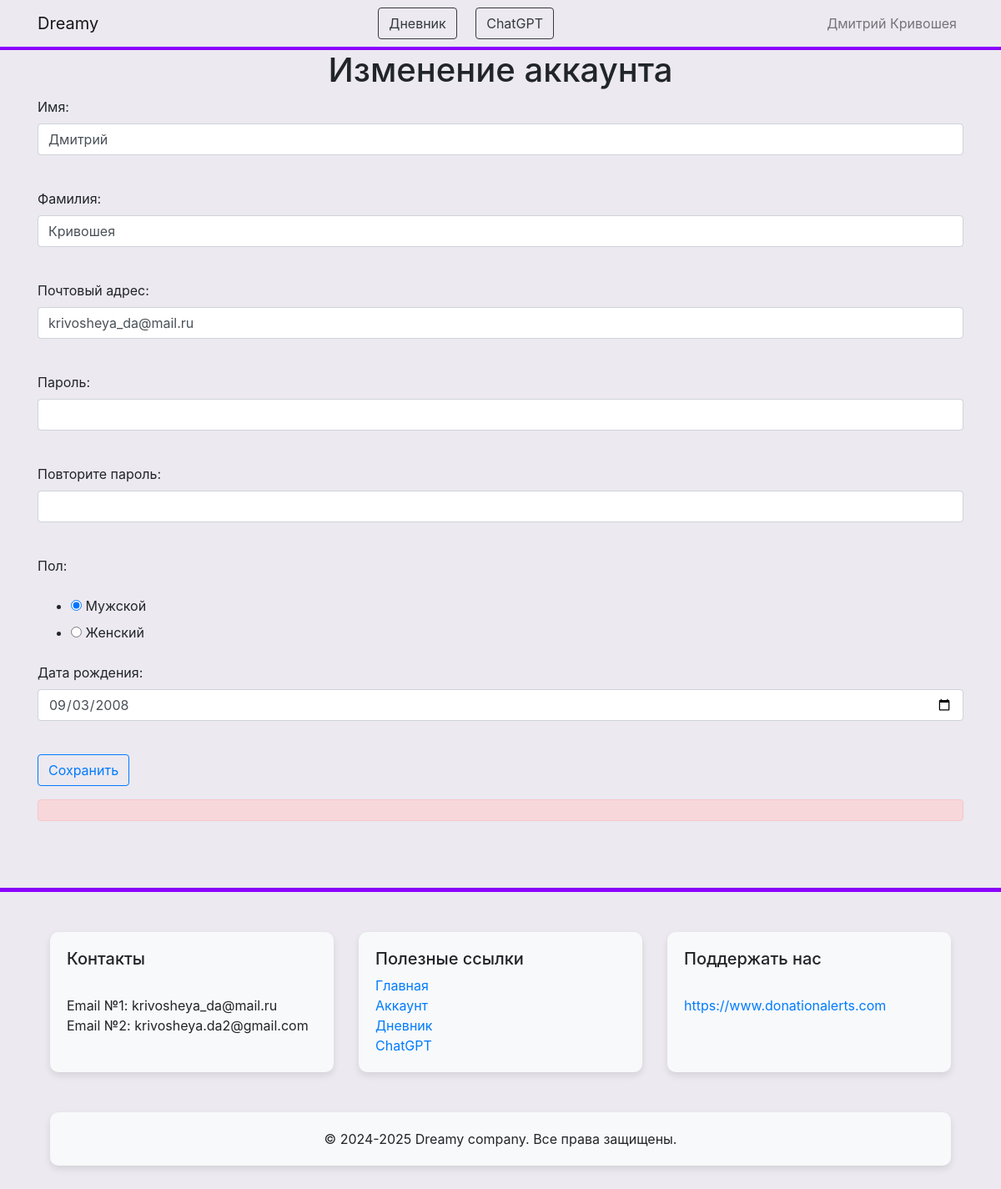
Page /account/edit (signed in) on the committed database.
### data/user.py (models this page shows)
class User(SqlAlchemyBase, UserMixin, SerializerMixin):
    __tablename__ = 'user'
    id = sqlalchemy.Column(sqlalchemy.Integer, primary_key=True, autoincrement=True)
    uuid = sqlalchemy.Column(UUID(as_uuid=True), default=uuid.uuid4)
    def get_login_data(self, db_sess=None):
        if not db_sess:
            db_sess = db_session.create_session()
        user_login_data = db_sess.query(UserLoginData).get(self.uuid)
        return user_login_data
    def get_data(self, db_sess=None):
        if not db_sess:
            db_sess = db_session.create_session()
        user_data = db_sess.query(UserData).get(self.uuid)
        return user_data

### data/user_data.py (models this page shows)
class UserData(SqlAlchemyBase, SerializerMixin):
    __tablename__ = "user_data"
    uuid = sqlalchemy.Column(UUID(as_uuid=True), default=uuid.uuid4, primary_key=True)
    first_name = sqlalchemy.Column(sqlalchemy.String)
    last_name = sqlalchemy.Column(sqlalchemy.String)
    email = sqlalchemy.Column(sqlalchemy.String)
    gender = sqlalchemy.Column(sqlalchemy.String)
    date_of_birthday = sqlalchemy.Column(sqlalchemy.Date)
    is_admin = sqlalchemy.Column(sqlalchemy.Boolean, default=False)
    is_boss = sqlalchemy.Column(sqlalchemy.Boolean, default=False)
    date_of_creation = sqlalchemy.Column(sqlalchemy.DateTime, default=datetime.datetime.now)

### data/user_login_data.py (models this page shows, shortened)
class UserLoginData(SqlAlchemyBase, SerializerMixin):
    __tablename__ = "user_password_data"
    uuid = sqlalchemy.Column(UUID(as_uuid=True), default=uuid.uuid4, primary_key=True)
    email = sqlalchemy.Column(sqlalchemy.String)
    password = sqlalchemy.Column(sqlalchemy.String)

### main.py (the view, shortened to what this page needs)
@app.route('/account/edit', methods=['GET', 'POST'])
@login_required
def edit_account():
    form = EditForm()
    if request.method == "GET":
        form.first_name.data = current_user.get_data().first_name
        form.last_name.data = current_user.get_data().last_name
        form.email.data = current_user.get_data().email
        form.password.data = current_user.get_login_data().password
        form.password_again.data = current_user.get_login_data().password
        form.gender.data = current_user.get_data().gender
        form.date_of_birthday.data = current_user.get_data().date_of_birthday
    return render_template('edit.html', title='Изменение аккаунта', form=form)

### forms/edit.py
class EditForm(FlaskForm):
    first_name = StringField('Имя:', validators=[DataRequired()])
    last_name = StringField('Фамилия:', validators=[DataRequired()])
    email = EmailField('Почтовый адрес:', validators=[DataRequired()])
    password = PasswordField('Пароль:', validators=[DataRequired()])
    password_again = PasswordField('Повторите пароль:', validators=[DataRequired()])
    gender = RadioField("Пол:", choices=[("male", "Мужской"), ("female", "Женский")], validators=[DataRequired()])
    date_of_birthday = DateField('Дата рождения:', validators=[DataRequired()])
    submit = SubmitField('Сохранить')

### data/db_session.py (called while the page is built)
def create_session() -> Session:
    global __factory
    return __factory()

### main.py (called while the page is built)
@login_manager.user_loader
def load_user(user_id):
    db_sess = db_session.create_session()
    user = db_sess.query(User).get(user_id)
    return user

### templates/edit.html (shortened to what this page needs)
{% extends "base.html" %}
{% block content %}
<link rel="stylesheet" href="{{ url_for('static', filename='css/base.css') }}">
<div class="container">
    <h1 align="center">Изменение аккаунта</h1>
    <form action="" method="post">
        <p>
            {{ form.first_name.label }}<br>
            {{ form.first_name(class="form-control") }}<br>
        </p>
        <p>
            {{ form.last_name.label }}<br>
            {{ form.last_name(class="form-control") }}<br>
        </p>
        <p>
            {{ form.email.label }}<br>
            {{ form.email(class="form-control", type="email") }}<br>
        </p>
        <p>
            {{ form.password.label }}<br>
            {{ form.password(class="form-control", type="password") }}<br>
        </p>
        <p>
            {{ form.password_again.label }}<br>
            {{ form.password_again(class="form-control", type="password") }}<br>
        </p>
        <p>
            {{ form.gender.label }}<br>
            {{ form.gender(type="radio") }}
        </p>
        <p>
            {{ form.date_of_birthday.label }}<br>
            {{ form.date_of_birthday(class="form-control") }}<br>
        </p>
        <p>{{ form.submit(type="submit", class="btn btn-outline-primary") }}</p>
        <p class="alert alert-danger">{{message}}</p>
    </form>
</div>
{% endblock %}

### templates/base.html (shortened to what this page needs)
<!DOCTYPE html>
<html lang="en" xmlns="http://www.w3.org/1999/html">
<head>
    <link rel="stylesheet" href="{{ url_for('static', filename='css/base.css') }}">
    <link rel="stylesheet" href="{{ url_for('static', filename='css/account.css') }}">
    <link rel="stylesheet" href="https://stackpath.bootstrapcdn.com/bootstrap/4.5.2/css/bootstrap.min.css">
</head>
<body>
    <nav class="navbar navbar-expand-lg navbar-light">
        <div class="container">
            <a class="navbar-brand" href="/">Dreamy</a>
            <p class="navbar-nav ml-auto">
                <a class="btn btn btn-outline-dark btn-animated ml-auto" href="/diary_start">Дневник</a>
                <a class="btn btn btn-outline-dark btn-animated ml-auto" href="/chat_gpt">ChatGPT</a>
            </p>
            {% if current_user.is_authenticated %}
                <div class="navbar-nav ml-auto">
                    <div class="nav-item">
                        <a class="nav-link custom-account-btn" href="/account">{{ current_user.get_data().first_name }} {{ current_user.get_data().last_name }}</a>
                    </div>
                </div>
            {% else %}
                <p class="navbar-nav ml-auto">
                    <a class="btn btn btn-outline-dark btn-animated" href="/register">Зарегистрироваться</a>
                    <a class="btn btn btn-outline-dark btn-animated" href="/login">Войти</a>
                </p>
            {% endif %}
        </div>
    </nav>
    {% block content %}{% endblock %}
</body>
<footer class="footer py-5">
	<hr color="#8b00ff" style="height: 4px">
    <div class="container">
		<div class="container mt-5">
			<div class="row">
				<div class="col-md-4">
					<div class="custom-container">
						<div style="width: 400px;">
							<h5>Контакты</h5>
							<br>
                			<a>Email №1: krivosheya_da@mail.ru</a>
							<br>
							<a>Email №2: krivosheya.da2@gmail.com</a>
							<br>
                            <br>
						</div>
					</div>
				</div>
				<div class="col-md-4">
					<div class="custom-container">
						<div style="width: 400px;">
							<h5>Полезные ссылки</h5>
							<a href="/">Главная</a>
							<br>
							<a href="/account">Аккаунт</a>
							<br>
							<a href="/diary_start">Дневник</a>
                            <br>
							<a href="/chat_gpt">ChatGPT</a>
						</div>
					</div>
				</div>
				<div class="col-md-4">
					<div class="custom-container">
						<div style="width: 400px;">
							<h5>Поддержать нас</h5>
							<br>
                			<a href="https://www.donationalerts.com/r/dima123kr">https://www.donationalerts.com</a>
                            <br>
							<br>
							<br>
						</div>
					</div>
				</div>
			</div>
		</div>
        <div class="container mt-5">
			<div class="row">
				<div class="col-md-12">
					<div class="custom-container">
						<center>
							<a>&copy; 2024-2025 Dreamy company. Все права защищены.</a>
						</center>
					</div>
				</div>
			</div>
		</div>
    </div>
</footer>

### static/css/base.css (style rules this page uses)
.navbar { border-width: 2px; border-bottom: 4px #8b00ff solid; background-color: #ece9f0; }
body { background: #ece9f0; }

### static/css/account.css (style rules this page uses)
.custom-container { padding: 20px; background-color: #f8f9fa; border-radius: 10px; box-shadow: 0 4px 8px rgba(0, 0, 0, 0.1); margin-top: 0; }

### rows in the picture
User: get_data "Дмитрий", get_data "Кривошея"
UserData: first_name "Дмитрий", last_name "Кривошея", email "krivosheya_da@mail.ru", gender "☑ Мужской ☐ Женский", date_of_birthday "09/03/2008"
